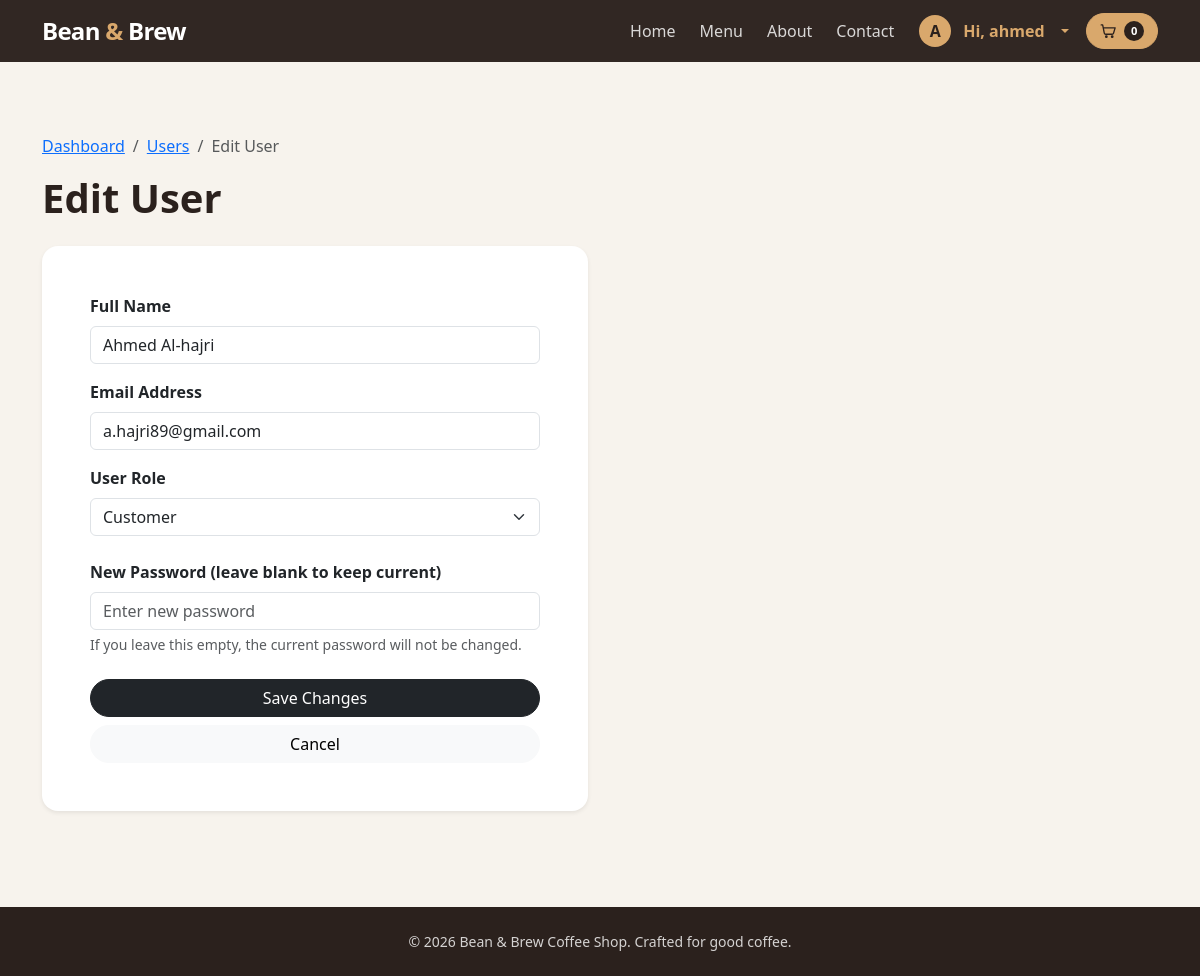
Screenshot of /admin_edit_user.php?id=2 (signed in) with the database file from the repository.
### tables this page shows
CREATE TABLE users (
    id INTEGER PRIMARY KEY AUTOINCREMENT,
    name TEXT NOT NULL,
    email TEXT NOT NULL UNIQUE,
    password TEXT NOT NULL,
    created_at DATETIME DEFAULT CURRENT_TIMESTAMP
, role TEXT DEFAULT 'user');

### public/admin_edit_user.php (the view, shortened to what this page needs)
<?php
require_once "../includes/config.php";
$user_id = $_GET['id'] ?? null;
$user = null;
if ($user_id) {
    $stmt = $pdo->prepare("SELECT * FROM users WHERE id = ?");
    $stmt->execute([$user_id]);
    $user = $stmt->fetch();
}
$success = false;
include "../includes/header.php";
?>
<section class="container py-4 py-lg-5">
    <div class="mb-4">
        <nav aria-label="breadcrumb">
            <ol class="breadcrumb">
                <li class="breadcrumb-item"><a href="admin_dashboard.php">Dashboard</a></li>
                <li class="breadcrumb-item"><a href="admin_users.php">Users</a></li>
                <li class="breadcrumb-item active" aria-current="page">Edit User</li>
            </ol>
        </nav>
        <h1 class="display-6 fw-bold">Edit User</h1>
    </div>
    <?php if ($success): ?>
        <div class="alert alert-success">
            User updated successfully! <a href="admin_users.php">Back to list</a>
        </div>
    <?php else: ?>
        <div class="row">
            <div class="col-lg-6">
                <article class="card border-0 shadow-sm rounded-4">
                    <div class="card-body p-4 p-lg-5">
                        <form action="" method="POST">
                            <div class="mb-3">
                                <label for="name" class="form-label fw-semibold">Full Name</label>
                                <input type="text" name="name" id="name" class="form-control" value="<?php echo htmlspecialchars($user['name']); ?>" required>
                            </div>
                            <div class="mb-3">
                                <label for="email" class="form-label fw-semibold">Email Address</label>
                                <input type="email" name="email" id="email" class="form-control" value="<?php echo htmlspecialchars($user['email']); ?>" required>
                            </div>
                            <div class="mb-4">
                                <label for="role" class="form-label fw-semibold">User Role</label>
                                <select name="role" id="role" class="form-select">
                                    <option value="user" <?php echo $user['role'] === 'user' ? 'selected' : ''; ?>>Customer</option>
                                </select>
                            </div>
                            <div class="mb-4">
                                <label for="password" class="form-label fw-semibold">New Password (leave blank to keep current)</label>
                                <input type="password" name="password" id="password" class="form-control" placeholder="Enter new password">
                                <div class="form-text">If you leave this empty, the current password will not be changed.</div>
                            </div>
                            <div class="d-grid gap-2">
                                <button type="submit" class="btn btn-dark rounded-pill px-4">Save Changes</button>
                                <a href="admin_users.php" class="btn btn-light rounded-pill">Cancel</a>
                            </div>
                        </form>
                    </div>
                </article>
            </div>
        </div>
    <?php endif; ?>
</section>
<?php include "../includes/footer.php"; ?>

### includes/header.php (style rules this page uses)
:root { --coffee-ink: #2b211d; --coffee-brown: #56392d; --coffee-gold: #d9a86c; --coffee-cream: #f7f3ed; }
body { background: var(--coffee-cream); color: var(--coffee-ink); min-height: 100vh; display: flex; flex-direction: column; }

### rows the page displays
users: name "Ahmed Al-hajri", email "a.hajri89@gmail.com", role "Customer"

### other values shown
substr($account_name, 0, 1) "A"
$account_name "ahmed"
